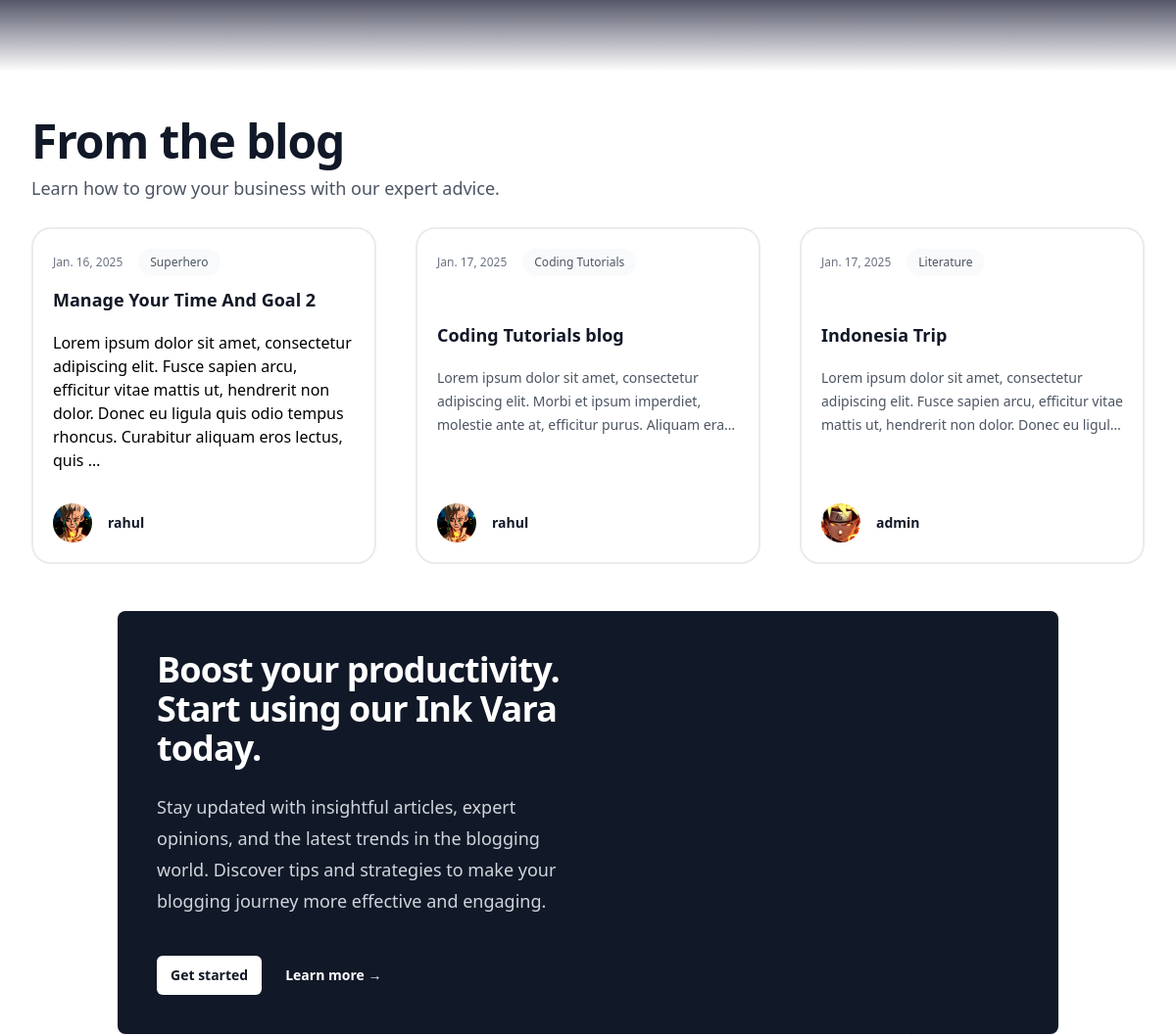
Before: / (middle part) with the older database file.
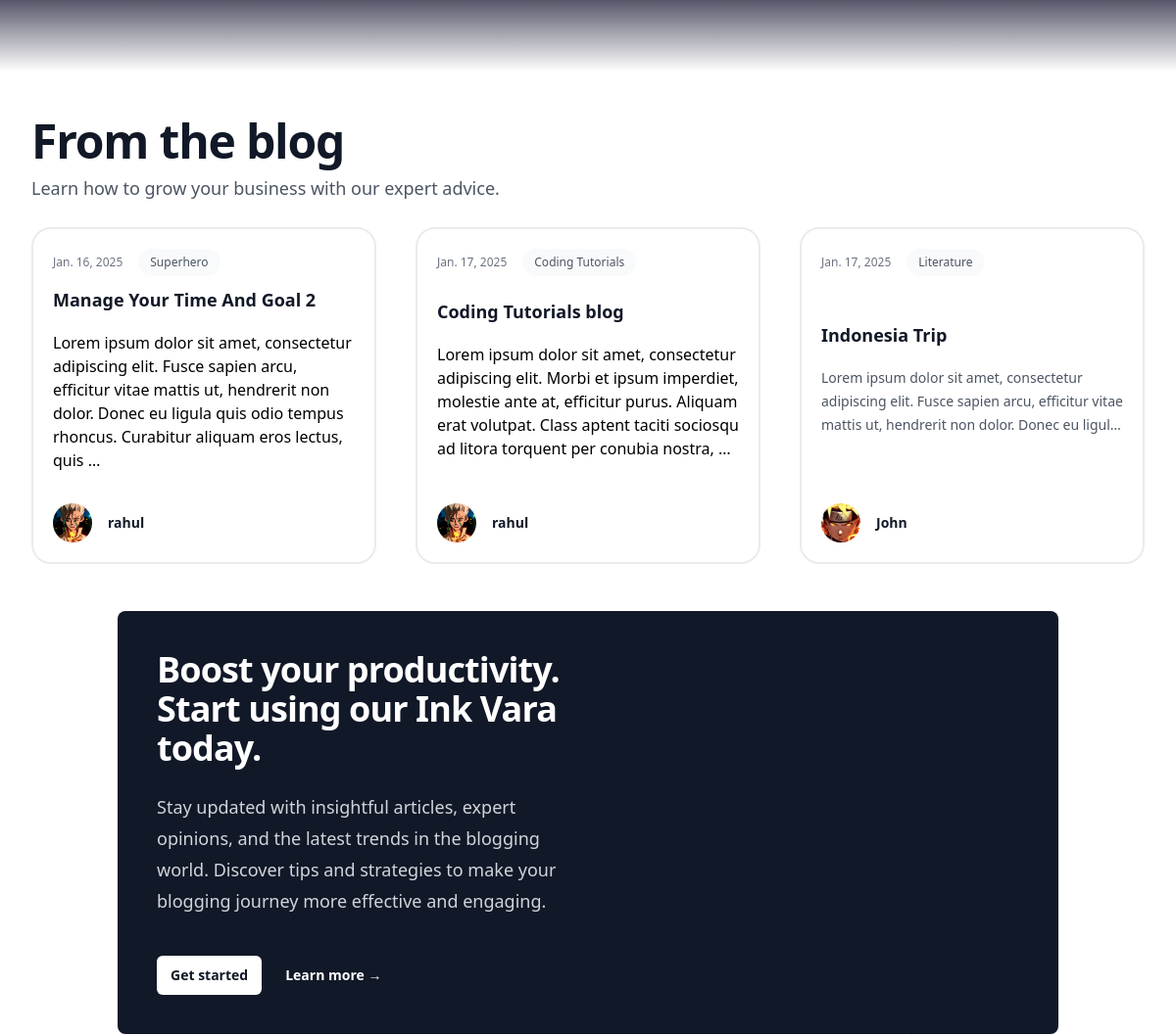
After: the same page with the newer database file.
### blogarea/models.py (models this page shows, shortened)
class Post(models.Model):
    choices = Category.objects.all().values_list('name','name')
    title = models.CharField(max_length=255)
    author = models.ForeignKey(User,on_delete=models.CASCADE,null=True,blank=True)
    post_date = models.DateField(auto_now_add=True)
    hashtags = models.TextField(max_length=200,null=True)
    category = models.CharField(choices=choices,max_length=255,default="Uncategorized")
    articleSnippet = models.CharField(max_length=50)
    thumbnail = models.ImageField(upload_to='thumbnail/',null=True,blank=True, default='thumbnail/thumbnail.jpg')
    like = models.ManyToManyField(User,related_name='blog_posts',null=True,blank=True)
    tags = models.ManyToManyField("Hashtag",related_name="posts",null=True,blank=True)
    body = RichTextField(blank=True,null=True)

class Profile(models.Model):
    user = models.OneToOneField(User,null=True,on_delete=models.CASCADE)
    bio = models.TextField()
    blogcaption = models.CharField(max_length=150,null=True,blank=True,default="Former Adventurer turned full-time Dad moonlighting as an author")
    profileImage = models.ImageField(upload_to='profile_pics',null=True,blank=True)
    profileBackground = models.ImageField(upload_to='profile_background',null=True,blank=True)
    twitter_link = models.URLField(max_length=200,null=True,blank=True,default="https://x.com/")
    instagram_link = models.URLField(max_length=200,null=True,blank=True,default="https://instagram.com/")
    youtube_link = models.URLField(max_length=200,null=True,blank=True,default="https://youtube.com/")
    contact = PhoneNumberField(blank=True, null=True)
    location = models.CharField(max_length=150,null=True,blank=True,default="Earth")
    occupation = models.CharField(max_length=50,null=True,blank=True,default="Occupation")
    industry = models.CharField(max_length=50,null=True,blank=True,default="Industry")
    position = models.CharField(max_length=50,null=True,blank=True,default="position")
    skills = models.TextField(null=True,blank=True,help_text="Enter your skills separated by commas")
    education = models.TextField(null=True,blank=True)

### core/views.py (the view)
# urls.py: 2. Add a URL to urlpatterns:  path('', views.home, name='home')
def home(request):
    top_posts = Post.objects.order_by('-like')[:3]
    first_highest_post = top_posts[0] if len(top_posts) > 0 else None
    second_highest_post = top_posts[1] if len(top_posts) > 1 else None
    third_highest_post = top_posts[2] if len(top_posts) > 2 else None
    context = {
        'first_highest_post': first_highest_post,
        'second_highest_post': second_highest_post,
        'third_highest_post': third_highest_post,
    }
    return render(request, 'home.html', context)

### core/templates/home.html (shortened to what this page needs)
{% load static tailwind_tags %}
<!DOCTYPE html>
<html lang="en">
  <head>
    {% tailwind_css %}
  </head>
  <body>
    {% include 'nav.html'%}
    <div class="fullContainer flex justify-center align-middle flex-col">
      <div style="position: relative;">{% include 'frontPageTop.html' %} {% include 'marquee.html' %}</div>
      {%include 'threecolumn.html'%} {%include 'startInkVara.html'%} {% include 'workcation.html'%}
    </div>
  </body>
</html>

### core/templates/threecolumn.html (shortened to what the changed rows need)
<div class="bg-white py-24 sm:py-12 mt-40">
  <div class="mx-auto max-w-7xl px-6 lg:px-8">
    <div class="mx-auto max-w-2xl lg:mx-0">
      <h2
        class="text-4xl font-semibold tracking-tight text-pretty text-gray-900 sm:text-5xl"
      >
        From the blog
      </h2>
    </div>
    <div class="grid grid-cols-1 sm:grid-cols-3 gap-10 mt-6">
      <article class="flex max-w-xl flex-col items-start justify-between">
        <div class="flex items-center gap-x-4 text-xs">
          <time datetime="2020-03-16" class="text-gray-500"
            >{{second_highest_post.post_date}}</time
          >
          <a
            href="#"
            class="relative z-10 rounded-full bg-gray-50 px-3 py-1.5 font-medium text-gray-600 hover:bg-gray-100"
            >{{second_highest_post.category}}</a
          >
        </div>
        <div class="group relative">
          <h3
            class="mt-3 text-lg/6 font-semibold text-gray-900 group-hover:text-gray-600"
          >
            <a href="{% url 'ArticleDetailView' second_highest_post.id%}">
              <span class="absolute inset-0"></span>
              {{second_highest_post.title}}
            </a>
          </h3>
          <p class="mt-5 line-clamp-3 text-sm/6 text-gray-600">
            {{second_highest_post.body | truncatewords:30 |safe}}
          </p>
        </div>
        <div class="relative mt-8 flex items-center gap-x-4">
          <a
            href="{% url 'show_profile_page' second_highest_post.author.profile.id%}"
          >
            <img
              src="{% if second_highest_post.author.profile.profileImage %}
          {{ second_highest_post.author.profile.profileImage.url }}
          {% else %}/media/thumbnail/thumbnail.jpg{% endif %}"
              alt="{{ first_highest_post.author.username }}"
              alt=""
              class="size-10 rounded-full bg-gray-50"
            />
          </a>
          <div class="text-sm/6">
            <p class="font-semibold text-gray-900">
              <a
                href="{% url 'show_profile_page' second_highest_post.author.profile.id%}"
              >
                <span class="absolute inset-0"></span>
                {{second_highest_post.author}}
              </a>
            </p>
          </div>
        </div>
      </article>
      <article class="flex max-w-xl flex-col items-start justify-between">
        <div class="flex items-center gap-x-4 text-xs">
          <time datetime="2020-03-16" class="text-gray-500"
            >{{third_highest_post.post_date}}</time
          >
          <a
            href="#"
            class="relative z-10 rounded-full bg-gray-50 px-3 py-1.5 font-medium text-gray-600 hover:bg-gray-100"
            >{{third_highest_post.category}}</a
          >
        </div>
        <div class="group relative">
          <h3
            class="mt-3 text-lg/6 font-semibold text-gray-900 group-hover:text-gray-600"
          >
            <a href="{% url 'ArticleDetailView' third_highest_post.id%}">
              <span class="absolute inset-0"></span>
              {{third_highest_post.title}}
            </a>
          </h3>
          <p class="mt-5 line-clamp-3 text-sm/6 text-gray-600">
            {{third_highest_post.body | truncatewords:30 |safe}}
          </p>
        </div>
        <div class="relative mt-8 flex items-center gap-x-4">
          <a
            href="{% url 'show_profile_page' third_highest_post.author.profile.id%}"
          >
            <img
              src="{% if third_highest_post.author.profile.profileImage %}
          {{ third_highest_post.author.profile.profileImage.url }}
          {% else %}/media/thumbnail/thumbnail.jpg{% endif %}"
              alt="{{ third_highest_post.author.username }}"
              alt=""
              class="size-10 rounded-full bg-gray-50"
            />
          </a>
          <div class="text-sm/6">
            <p class="font-semibold text-gray-900">
              <a
                href="{% url 'show_profile_page' third_highest_post.author.profile.id%}"
              >
                <span class="absolute inset-0"></span>
                {{third_highest_post.author}}
              </a>
            </p>
          </div>
        </div>
      </article>
    </div>
  </div>
</div>

Changed rows visible on the page:
changed Post "Coding Tutorials blog": body "Lorem ipsum dolor sit amet, consectetur adipiscing elit. Morbi et ipsum imperdiet, molestie ante at, efficitur purus. Aliquam…" → "…ante at, efficitur purus. Aliquam erat volutpat. Class aptent taciti sociosqu ad litora torquent per conubia nostra, …"
changed through a linked row, Post "Indonesia Trip": author "admin" → "John"
